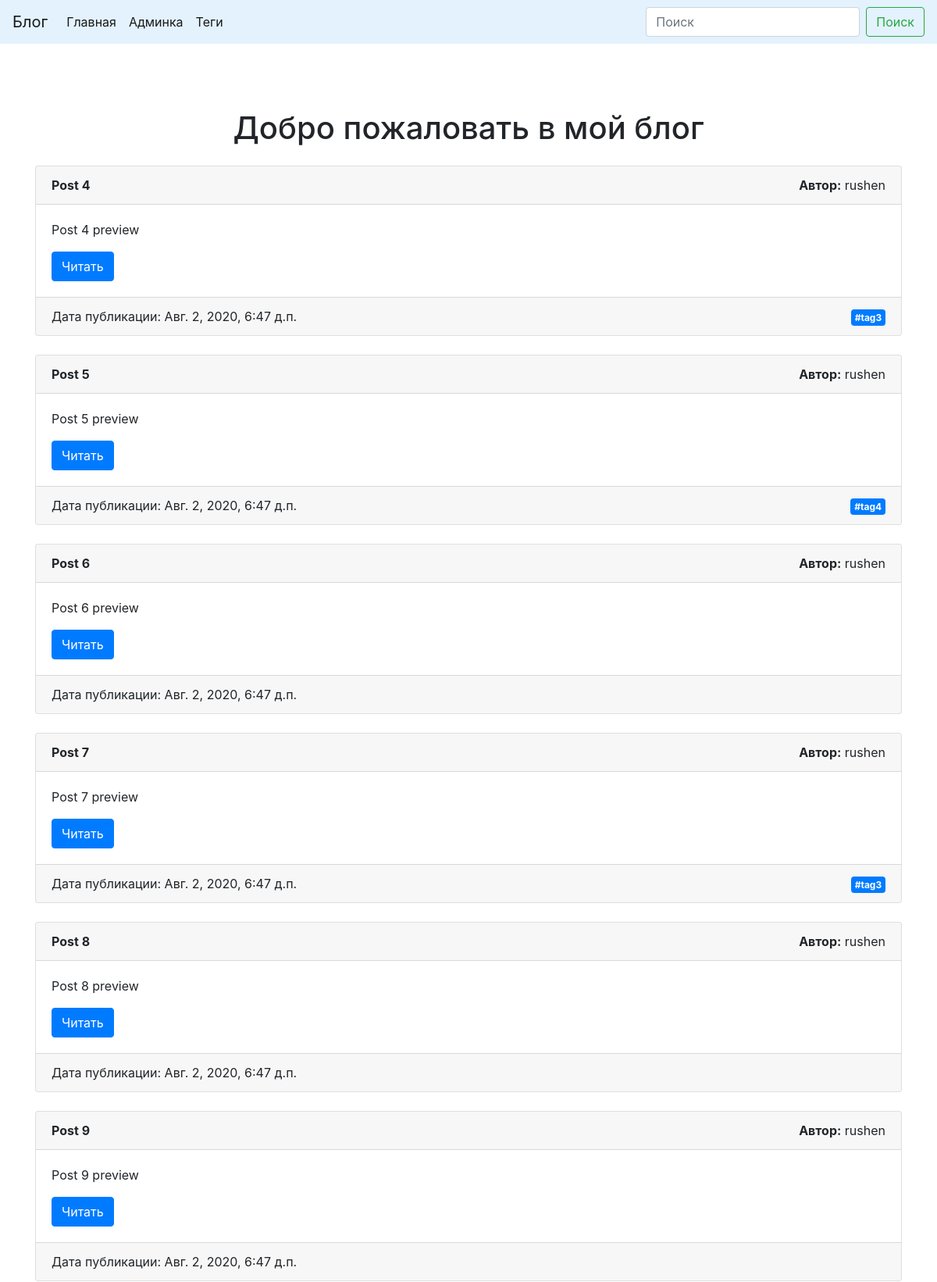
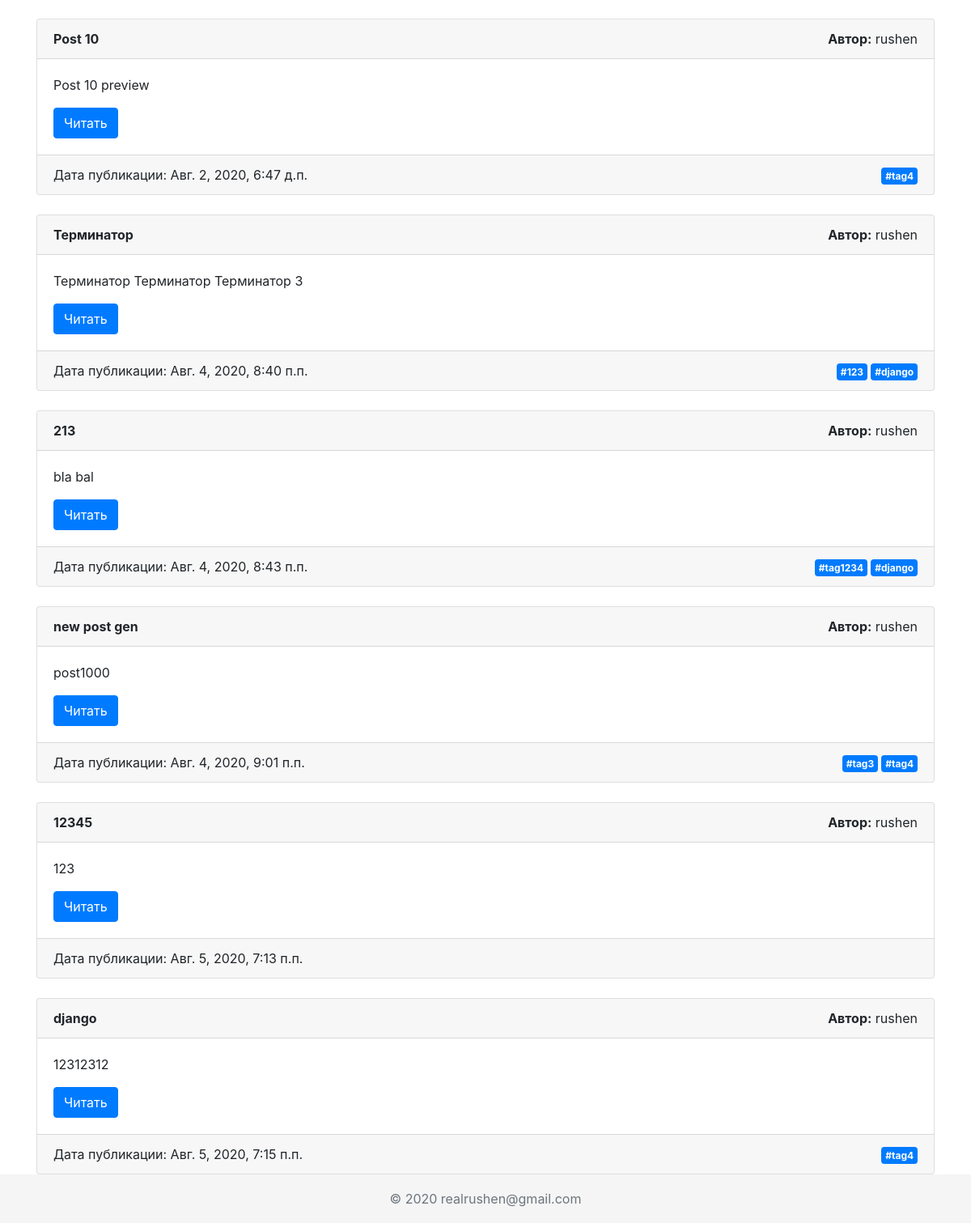
The page / on the database its author committed (2 pictures, top to bottom).
### blog/models.py (models this page shows, shortened)
class Post(models.Model):
    STATUS_CHOICES = (
        ('draft', 'Draft'),
        ('published', 'Published'),
    )
    title = models.CharField(max_length=100, db_index=True)
    slug = models.SlugField(db_index=True, unique=True, blank=True)
    preview_text = models.CharField(max_length=200)
    text = models.TextField(blank=False)
    published = models.DateTimeField(default=timezone.now)
    created = models.DateTimeField(auto_now_add=True)
    updated = models.DateTimeField(auto_now=True)
    tags = models.ManyToManyField(Tag, blank=True, related_name='posts')
    author = models.ForeignKey(User, on_delete=models.PROTECT)
    status = models.CharField(max_length=10, choices=STATUS_CHOICES, default='draft')
    views = models.PositiveIntegerField()
    def get_absolute_url(self):
        return reverse('post_details_url', kwargs={'slug': self.slug})
    class Meta:
        ordering = ('-published',)

class Tag(models.Model):
    name = models.CharField(max_length=50, db_index=True)
    slug = models.SlugField(max_length=50, unique=True)
    def get_absolute_url(self):
        return reverse('tag_posts_page_url', kwargs={'slug': self.slug})

### blog/views.py (the view)
# urls.py: path('', index, name='index'),
def index(request):
    posts = Post.objects.all()
    return render(request, 'blog/index.html', context={'posts': posts})

### templates/blog/index.html
{% extends 'blog/base.html' %}
{% block title %}
    {% if user.is_authenticated %}
    {{ user.username| title }}, добро пожаловать в мой блог
        {% else %}
        Добро пожаловать в мой блог
    {% endif %}
{% endblock %}
{% block content %}
    {% for post in posts %}
        {% include 'blog/card.html' %}
    {% endfor %}
{% endblock %}

### templates/blog/card.html
<div class="card mb-4">
    <div class="card-header">
        <div class="row">
            <div class="col-6"><b>{{ post.title }}</b></div>
            <div class="col-6 text-right"><b>Автор:</b> {{ post.author }}</div>
        </div>
    </div>
    <div class="card-body">
        <p class="card-text">{{ post.preview_text }}</p>
        <div class="d-inline text-right"><a href="{{ post.get_absolute_url }}" class="btn btn-primary">Читать</a>
        </div>
    </div>
    <div class="card-footer">
        <div class="row">
            <div class="col-6">Дата публикации: {{ post.created }}</div>
            <div class="col-6 text-right">
                {% for tag in post.tags.all %}
                    <a href="{{ tag.get_absolute_url }}"
                       class="badge badge-primary d-inline">#{{ tag.name|lower }}</a>
                {% endfor %}
            </div>
        </div>
    </div>
</div>

### static/css/custom.css (style rules this page uses)
html { position: relative; min-height: 100%; }
body { margin-bottom: 60px; }

### rows shown on the page
Post: title "Post 4", author "rushen", preview_text "Post 4 preview", created "Авг. 2, 2020, 6:47 д.п."
Tag: name "tag3"
Post: title "Post 5", author "rushen", preview_text "Post 5 preview", created "Авг. 2, 2020, 6:47 д.п."
Tag: name "tag4"
Post: title "Post 6", author "rushen", preview_text "Post 6 preview", created "Авг. 2, 2020, 6:47 д.п."
Post: title "Post 7", author "rushen", preview_text "Post 7 preview", created "Авг. 2, 2020, 6:47 д.п."
Post: title "Post 8", author "rushen", preview_text "Post 8 preview", created "Авг. 2, 2020, 6:47 д.п."
Post: title "Post 9", author "rushen", preview_text "Post 9 preview", created "Авг. 2, 2020, 6:47 д.п."
Post: title "Post 10", author "rushen", preview_text "Post 10 preview", created "Авг. 2, 2020, 6:47 д.п."
Post: title "Терминатор", author "rushen", preview_text "Терминатор Терминатор Терминатор 3", created "Авг. 4, 2020, 8:40 п.п."
Tag: name "123"
Tag: name "django"
Post: title "213", author "rushen", preview_text "bla bal", created "Авг. 4, 2020, 8:43 п.п."
Tag: name "tag1234"
Post: title "new post gen", author "rushen", preview_text "post1000", created "Авг. 4, 2020, 9:01 п.п."
Post: title "12345", author "rushen", preview_text "123", created "Авг. 5, 2020, 7:13 п.п."
Post: title "django", author "rushen", preview_text "12312312", created "Авг. 5, 2020, 7:15 п.п."
